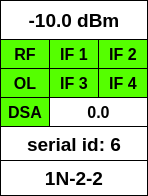
     <widget class="QFrame" name="frame_antenna_1N22">
      <property name="geometry">
       <rect>
        <x>1080</x>
        <y>10</y>
        <width>148</width>
        <height>196</height>
       </rect>
      </property>
      <property name="frameShape">
       <enum>QFrame::Box</enum>
      </property>
      <property name="frameShadow">
       <enum>QFrame::Plain</enum>
      </property>
      <widget class="QLabel" name="level_29">
       <property name="geometry">
        <rect>
         <x>0</x>
         <y>0</y>
         <width>148</width>
         <height>40</height>
        </rect>
       </property>
       <property name="font">
        <font>
         <pointsize>14</pointsize>
         <weight>75</weight>
         <bold>true</bold>
        </font>
       </property>
       <property name="styleSheet">
        <string notr="true">background-color: rgb(255, 255, 255);</string>
       </property>
       <property name="frameShape">
        <enum>QFrame::Box</enum>
       </property>
       <property name="text">
        <string>-10.0 dBm</string>
       </property>
       <property name="alignment">
        <set>Qt::AlignCenter</set>
       </property>
      </widget>
      <widget class="QLabel" name="flag_rf_23">
       <property name="geometry">
        <rect>
         <x>0</x>
         <y>39</y>
         <width>50</width>
         <height>30</height>
        </rect>
       </property>
       <property name="font">
        <font>
         <pointsize>12</pointsize>
         <weight>75</weight>
         <bold>true</bold>
        </font>
       </property>
       <property name="styleSheet">
        <string notr="true">background-color: rgb(85, 255, 0);</string>
       </property>
       <property name="frameShape">
        <enum>QFrame::Box</enum>
       </property>
       <property name="text">
        <string>RF</string>
       </property>
       <property name="alignment">
        <set>Qt::AlignCenter</set>
       </property>
      </widget>
      <widget class="QLabel" name="flag_ol_23">
       <property name="geometry">
        <rect>
         <x>0</x>
         <y>68</y>
         <width>50</width>
         <height>30</height>
        </rect>
       </property>
       <property name="font">
        <font>
         <pointsize>12</pointsize>
         <weight>75</weight>
         <bold>true</bold>
        </font>
       </property>
       <property name="styleSheet">
        <string notr="true">background-color: rgb(85, 255, 0);</string>
       </property>
       <property name="frameShape">
        <enum>QFrame::Box</enum>
       </property>
       <property name="text">
        <string>OL</string>
       </property>
       <property name="alignment">
        <set>Qt::AlignCenter</set>
       </property>
      </widget>
      <widget class="QLabel" name="flag_dsa_23">
       <property name="geometry">
        <rect>
         <x>0</x>
         <y>97</y>
         <width>50</width>
         <height>30</height>
        </rect>
       </property>
       <property name="font">
        <font>
         <pointsize>12</pointsize>
         <weight>75</weight>
         <bold>true</bold>
        </font>
       </property>
       <property name="styleSheet">
        <string notr="true">background-color: rgb(85, 255, 0);</string>
       </property>
       <property name="frameShape">
        <enum>QFrame::Box</enum>
       </property>
       <property name="text">
        <string>DSA</string>
       </property>
       <property name="alignment">
        <set>Qt::AlignCenter</set>
       </property>
      </widget>
      <widget class="QLabel" name="flag_if1_23">
       <property name="geometry">
        <rect>
         <x>49</x>
         <y>39</y>
         <width>50</width>
         <height>30</height>
        </rect>
       </property>
       <property name="font">
        <font>
         <pointsize>12</pointsize>
         <weight>75</weight>
         <bold>true</bold>
        </font>
       </property>
       <property name="styleSheet">
        <string notr="true">background-color: rgb(85, 255, 0);</string>
       </property>
       <property name="frameShape">
        <enum>QFrame::Box</enum>
       </property>
       <property name="text">
        <string>IF 1</string>
       </property>
       <property name="alignment">
        <set>Qt::AlignCenter</set>
       </property>
      </widget>
      <widget class="QLabel" name="flag_if2_23">
       <property name="geometry">
        <rect>
         <x>98</x>
         <y>39</y>
         <width>50</width>
         <height>30</height>
        </rect>
       </property>
       <property name="font">
        <font>
         <pointsize>12</pointsize>
         <weight>75</weight>
         <bold>true</bold>
        </font>
       </property>
       <property name="styleSheet">
        <string notr="true">background-color: rgb(85, 255, 0);</string>
       </property>
       <property name="frameShape">
        <enum>QFrame::Box</enum>
       </property>
       <property name="text">
        <string>IF 2</string>
       </property>
       <property name="alignment">
        <set>Qt::AlignCenter</set>
       </property>
      </widget>
      <widget class="QLabel" name="dsa_value_23">
       <property name="geometry">
        <rect>
         <x>49</x>
         <y>97</y>
         <width>99</width>
         <height>30</height>
        </rect>
       </property>
       <property name="font">
        <font>
         <pointsize>12</pointsize>
         <weight>75</weight>
         <bold>true</bold>
        </font>
       </property>
       <property name="styleSheet">
        <string notr="true">background-color: rgb(255, 255, 255);</string>
       </property>
       <property name="frameShape">
        <enum>QFrame::Box</enum>
       </property>
       <property name="text">
        <string>0.0</string>
       </property>
       <property name="alignment">
        <set>Qt::AlignCenter</set>
       </property>
      </widget>
      <widget class="QLabel" name="flag_if3_23">
       <property name="geometry">
        <rect>
         <x>49</x>
         <y>68</y>
         <width>50</width>
         <height>30</height>
        </rect>
       </property>
       <property name="font">
        <font>
         <pointsize>12</pointsize>
         <weight>75</weight>
         <bold>true</bold>
        </font>
       </property>
       <property name="styleSheet">
        <string notr="true">background-color: rgb(85, 255, 0);</string>
       </property>
       <property name="frameShape">
        <enum>QFrame::Box</enum>
       </property>
       <property name="text">
        <string>IF 3</string>
       </property>
       <property name="alignment">
        <set>Qt::AlignCenter</set>
       </property>
      </widget>
      <widget class="QLabel" name="flag_if4_23">
       <property name="geometry">
        <rect>
         <x>98</x>
         <y>68</y>
         <width>50</width>
         <height>30</height>
        </rect>
       </property>
       <property name="font">
        <font>
         <pointsize>12</pointsize>
         <weight>75</weight>
         <bold>true</bold>
        </font>
       </property>
       <property name="styleSheet">
        <string notr="true">background-color: rgb(85, 255, 0);</string>
       </property>
       <property name="frameShape">
        <enum>QFrame::Box</enum>
       </property>
       <property name="text">
        <string>IF 4</string>
       </property>
       <property name="alignment">
        <set>Qt::AlignCenter</set>
       </property>
      </widget>
      <widget class="QLabel" name="ant_name_31">
       <property name="geometry">
        <rect>
         <x>0</x>
         <y>126</y>
         <width>148</width>
         <height>36</height>
        </rect>
       </property>
       <property name="font">
        <font>
         <pointsize>14</pointsize>
         <weight>75</weight>
         <bold>true</bold>
        </font>
       </property>
       <property name="styleSheet">
        <string notr="true">background-color: rgb(255, 255, 255);</string>
       </property>
       <property name="frameShape">
        <enum>QFrame::Box</enum>
       </property>
       <property name="text">
        <string>serial id: 6</string>
       </property>
       <property name="alignment">
        <set>Qt::AlignCenter</set>
       </property>
      </widget>
      <widget class="QLabel" name="ant_name_32">
       <property name="geometry">
        <rect>
         <x>0</x>
         <y>160</y>
         <width>148</width>
         <height>36</height>
        </rect>
       </property>
       <property name="font">
        <font>
         <pointsize>14</pointsize>
         <weight>75</weight>
         <bold>true</bold>
        </font>
       </property>
       <property name="styleSheet">
        <string notr="true">background-color: rgb(255, 255, 255);</string>
       </property>
       <property name="frameShape">
        <enum>QFrame::Box</enum>
       </property>
       <property name="text">
        <string>1N-2-2</string>
       </property>
       <property name="alignment">
        <set>Qt::AlignCenter</set>
       </property>
      </widget>
     </widget>
